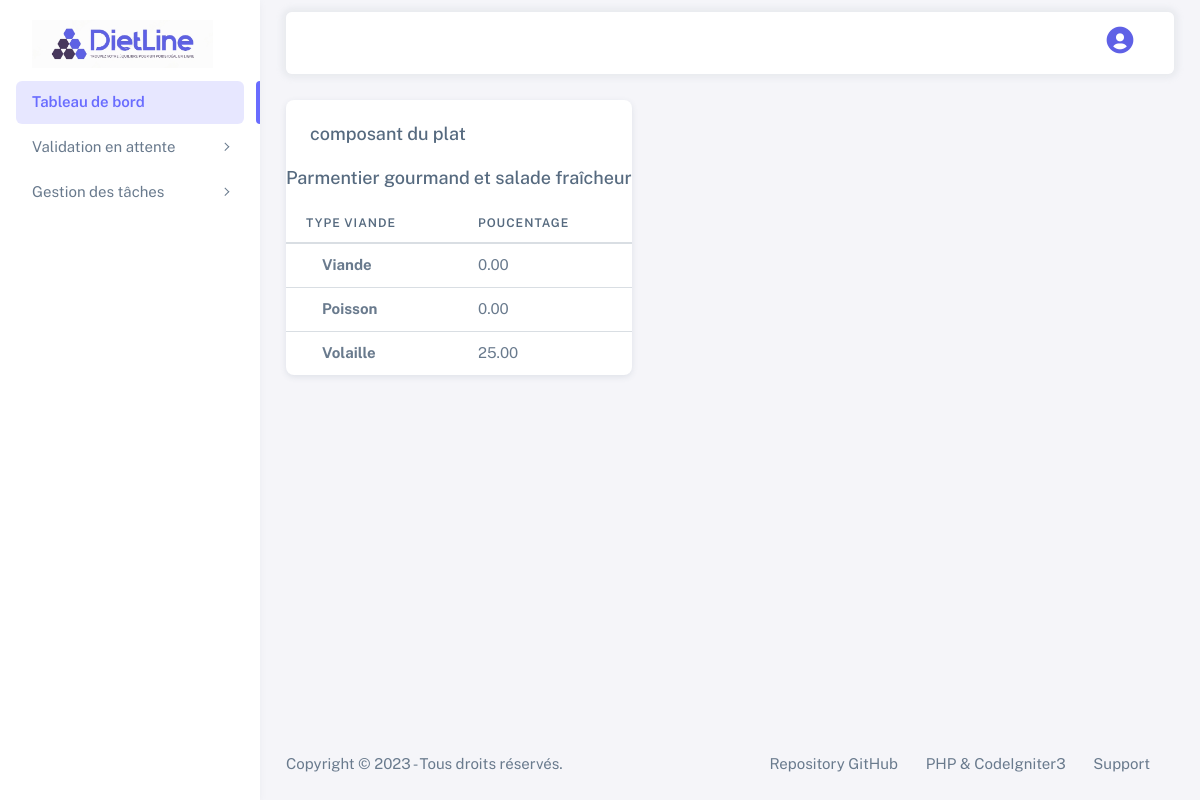
/Aliment/composant?id=3, run on the app's committed database.
### tables this page shows
create table plat (
    id int primary key auto_increment,
    id_type_regime int references regime_type(id),
    nom varchar(255),
    ingredients text not null, 
    prix numeric(8,2) not null
);

create table pourcentage_viande(
    id int primary key auto_increment,
    id_viande int references type_viande(id),
    id_plat int references plat(id),
    poucentage numeric(5,2) default 0
);

create table type_viande(
    id int primary key auto_increment,
    nom varchar(50)
);

### application/controllers/Aliment.php (called while the page is built, shortened)
<?php
class Aliment extends CI_Controller {
	public function __construct() {
		$this->load->model('AlimentAdmin');
	}
   public function composant(){
    $id = $_GET['id'];
    $data['data'] = $this->AlimentAdmin->get_compose($id);
    $this->load->view('admin/Aliment/composant',$data);
}
}

### index.php (called while the page is built, shortened)
<?php
require_once BASEPATH.'core/CodeIgniter.php';

### application/models/AlimentAdmin.php (called while the page is built, shortened)
<?php
class AlimentAdmin extends CI_Model {
    public function get_compose($id) {
        $sql = "SELECT p.id as id, p.nom as nom, p.ingredients as ingredients, p.prix as prix,tv.nom as type_viande,pv.poucentage
        from pourcentage_viande as pv join plat as p on pv.id_plat=p.id join type_viande as tv on pv.id_viande = tv.id where p.id = $id";
        $query = $this->db->query($sql);
        return $query->result_array();
    }
}

### application/views/admin/Aliment/composant.php (the view, shortened to what this page needs)
<div class="container-xxl flex-grow-1 container-p-y">
    <div class="d-flex flex-column justify-conten-between align-items-baseline">
        <div class="card">
        <h5 class="card-header">composant du plat</h5>
        <h5 class="text-center"><?php echo $data[0]['nom']; ?></h3>
            <table class="table">
                    <thead>
                    <tr>
                            <th>Type viande</th>
                            <th>Poucentage</th>
                        </tr>
                    </thead>
                    <tbody class="table-border-bottom-0">
                    <?php foreach ($data as $datas) { ?>
                      <tr>
                        <td><i class="fab fa-angular fa-lg text-danger me-3"></i> <strong><?php echo $datas['type_viande']; ?></strong></td>
                        <td><?php echo $datas['poucentage']; ?></td>
                      </tr>
                      <?php } ?>
                    </tbody>
                  </table>
            </div>
        </div>
    </div>

### data on the page
plat: nom "Parmentier gourmand et salade fraîcheur"
pourcentage_viande: id_viande.nom "Viande", poucentage "0.00"
pourcentage_viande: id_viande.nom "Poisson", poucentage "0.00"
pourcentage_viande: id_viande.nom "Volaille", poucentage "25.00"
